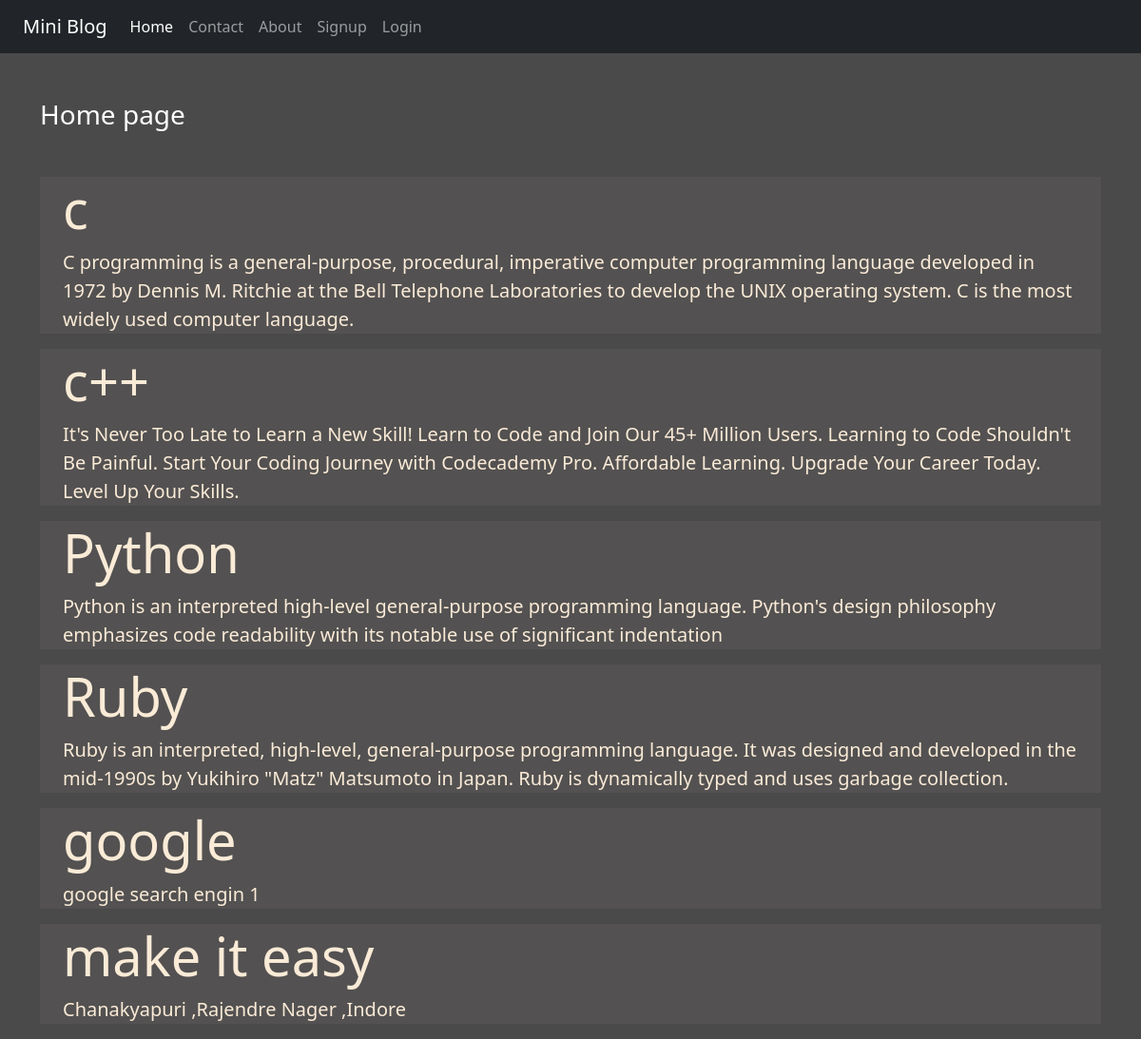
The page / on the database its author committed.
### blog/models.py (models this page shows)
class Post(models.Model):
	title = models.CharField(max_length=150)
	description = models.TextField()

### blog/views.py (the view)
# urls.py: path('',views.home),
def home(request):
	posts=Post.objects.all()
	return render(request,'blog/home.html',{'posts':posts})

### blog/templates/blog/home.html
{% extends 'blog/base.html' %}
{% load static %}
{% block content %}
 <div class="col=sm-10">
 	<h3 class="text-white my-5">Home page</h3>
 		{% for post in posts %}
 <div class="jumbotron jumbotron-fluid jumbo-color">
 	<div class="container">
 		<h1 class="display-4 font-weight-bold">{{post.title}}</h1>
 		<p class="lead ">{{post.description}}</p>
 	</div>
 </div>
  {% endfor %}
 </div>
{% endblock content %}

### blog/templates/blog/base.html (shortened to what this page needs)
<!DOCTYPE html>
{% load static %}
<html>
<head>
	<link rel="stylesheet" type="text/css" href="{% static 'blog/css/bootstrap.css' %}">
	<link rel="stylesheet" type="text/css" href="{% static 'blog/css/style.css' %}">
</head>
<body >
 <div class="container-fluid bg-dark">
 	{% include 'blog/navbar.html' %}
 </div>
 <div class="container">
  <div class="row">
  	<div class="col-sm-12">
    {% block content %}
  	{% endblock content %}
    </div>
  </div>
 </div>
</body>
</html>

### blog/templates/blog/navbar.html (shortened to what this page needs)
<nav class="navbar navbar-expand-lg navbar-dark bg-dark">
  <div class="container-fluid">
    <a class="navbar-brand" href="#">Mini Blog</a>
    <div class="collapse navbar-collapse" id="navbarNav">
      <ul class="navbar-nav">
        <li class="nav-item">
          <a class="nav-link active" aria-current="page" href="/">Home</a>
        </li>
        <li class="nav-item">
          <a class="nav-link" href="{% url 'contact' %}">Contact</a>
        </li>
        <li class="nav-item">
          <a class="nav-link" href="{% url 'about' %}">About</a>
        </li>
    {% if request.user.is_authenticated %}
        <li class="nav-item">
          <a class="nav-link" href="{% url 'dashbord' %}">Dashbord</a>
        </li>
        <li class="nav-item">
          <a class="nav-link" href="{% url 'logout' %}">Logout</a>
        </li>
        <li class="nav-item">
          <a class="nav-link" href="{% url 'image' %}">Image Blog</a>
        </li>
        {% else %}
        <li class="nav-item">
          <a class="nav-link" href="{% url 'signup' %}">Signup</a>
        </li>
        <li class="nav-item">
          <a class="nav-link" href="{% url 'login' %}">Login</a>
        </li>
        {% endif %}
      </ul>
    </div>
  </div>
</nav>

### blog/static/blog/css/style.css (style rules this page uses)
body { background-color: rgb(75,74,74); color: antiquewhite }
.jumbo-color { background-color: rgb(83,81,81) }

### rows shown on the page
Post: title "c", description "C programming is a general-purpose, procedural, imperative computer programming language developed in 1972 by Dennis M. Ritchie at the Bell Telephone Laboratories to develop the UNIX operating system. C is the most widely used computer language."
Post: title "c++", description "It's Never Too Late to Learn a New Skill! Learn to Code and Join Our 45+ Million Users. Learning to Code Shouldn't Be Painful. Start Your Coding Journey with Codecademy Pro. Affordable Learning. Upgrade Your Career Today. Level Up Your Skills."
Post: title "Python", description "Python is an interpreted high-level general-purpose programming language. Python's design philosophy emphasizes code readability with its notable use of significant indentation"
Post: title "Ruby", description "Ruby is an interpreted, high-level, general-purpose programming language. It was designed and developed in the mid-1990s by Yukihiro \"Matz\" Matsumoto in Japan. Ruby is dynamically typed and uses garbage collection."
Post: title "google", description "google search engin 1"
Post: title "make it easy", description "Chanakyapuri ,Rajendre Nager ,Indore"
